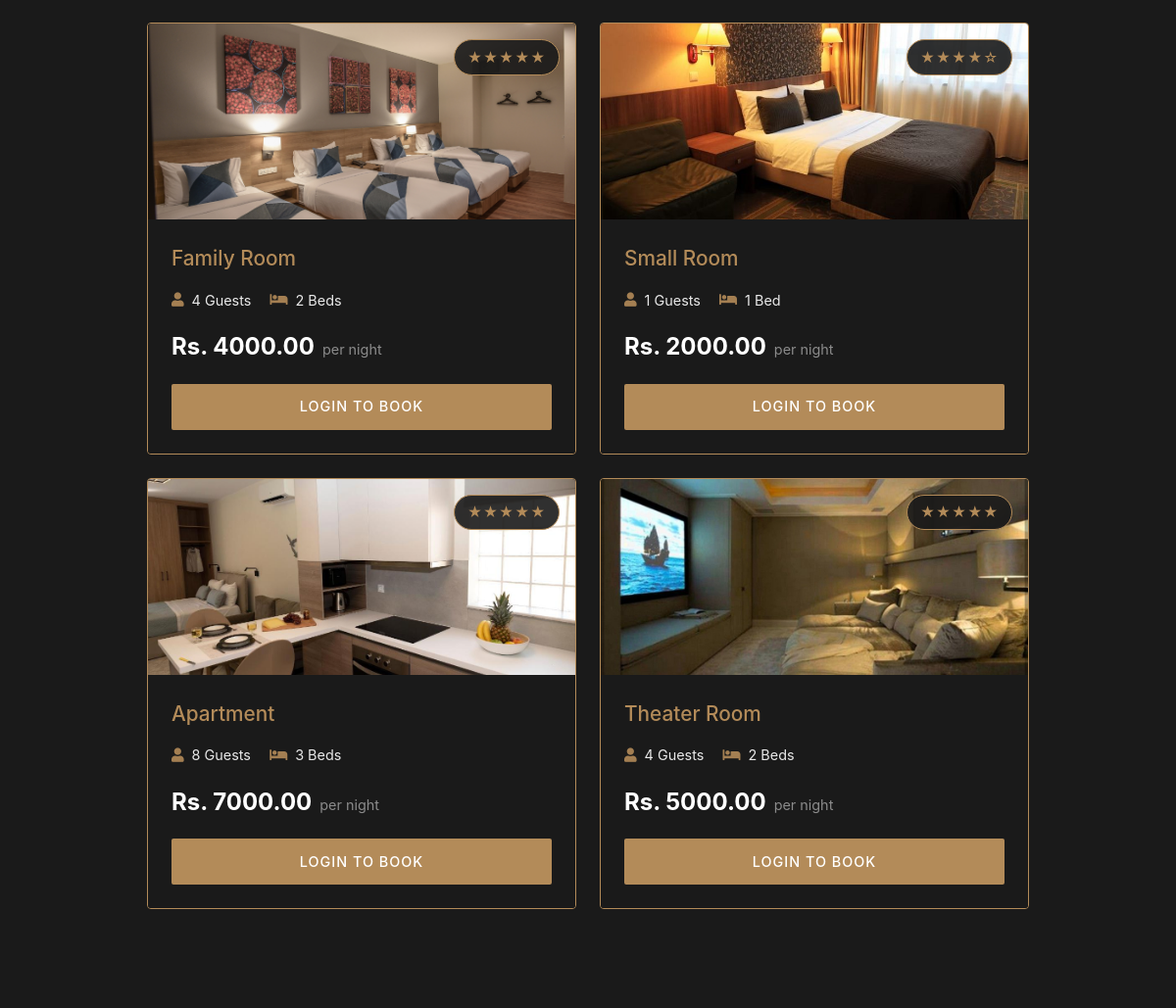
The page /book/ (middle part) on the database as committed earlier.
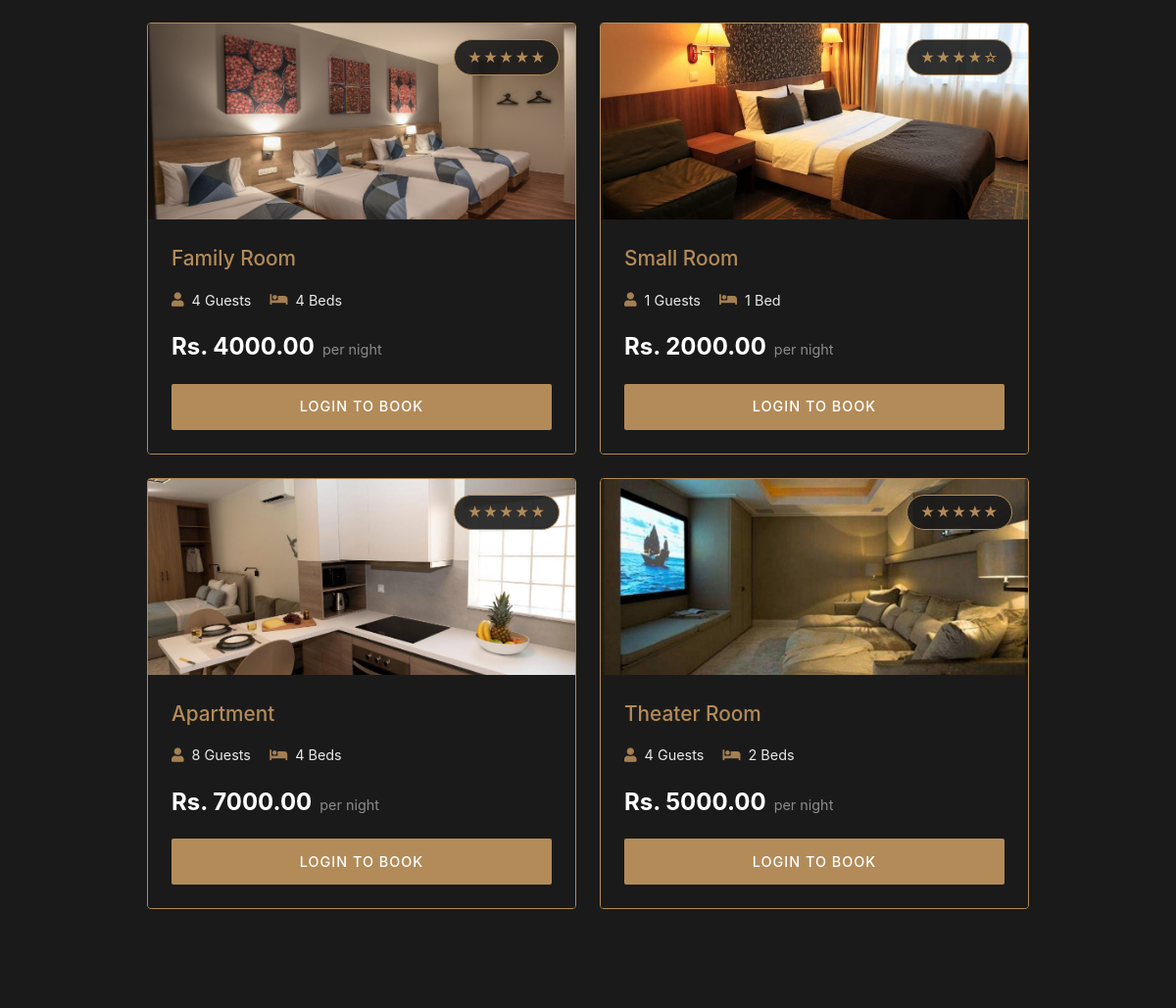
The same page on the database as committed later.
### hotel/models.py (models this page shows, shortened)
class Room(models.Model):
    name = models.CharField(max_length=100)
    slug = models.SlugField(unique=True)
    description = models.TextField()
    price = models.DecimalField(max_digits=10, decimal_places=2)
    max_guests = models.IntegerField()
    beds = models.IntegerField()
    size = models.IntegerField(help_text="Size in square feet")
    rating = models.CharField(max_length=10)
    image = models.ImageField(upload_to='rooms/')
    is_available = models.BooleanField(default=True)
    created_at = models.DateTimeField(auto_now_add=True)
    updated_at = models.DateTimeField(auto_now=True)

### hotel/views.py (the view)
# urls.py: path('book/', views.book, name='book'),
def book(request):
    rooms = Room.objects.filter(is_available=True)
    return render(request, 'book.html', {'rooms': rooms})

### templates/book.html (shortened to what this page needs)
{% extends 'base.html' %}
{% load static %}
{% block content %}
<section class="book-section">
    <div class="container">
        <div class="rooms-grid">
            {% for room in rooms %}
            <div class="room-booking-card">
                <div class="room-image">
                    <img src="{{ room.image.url }}" alt="{{ room.name }}">
                    <div class="room-rating">
                        <span class="stars">{{ room.rating }}</span>
                    </div>
                </div>
                <div class="room-details">
                    <h3>{{ room.name }}</h3>
                    <div class="amenities">
                        <span><i class="fas fa-user"></i> {{ room.max_guests }} Guests</span>
                        <span><i class="fas fa-bed"></i> {{ room.beds }} Bed{% if room.beds > 1 %}s{% endif %}</span>
                    </div>
                    <div class="room-price">
                        <span class="price">Rs. {{ room.price }}</span>
                        <span class="per-night">per night</span>
                    </div>
                    {% if user.is_authenticated %}
                        <a href="{% url 'hotel:booking_form' %}?room_type={{ room.name|urlencode }}" class="button is-primary book-button">
                            Book Now
                        </a>
                    {% else %}
                        <a href="{% url 'hotel:login' %}?next={% url 'hotel:booking_form' %}?room_type={{ room.name|urlencode }}" class="button is-primary book-button">
                            Login to Book
                        </a>
                    {% endif %}
                </div>
            </div>
            {% endfor %}
        </div>
    </div>
</section>
{% endblock %}

Rows that differ between the two databases and show on the page:
changed Room "Family Room": beds "2" → "4"
changed Room "Apartment": beds "3" → "4"
